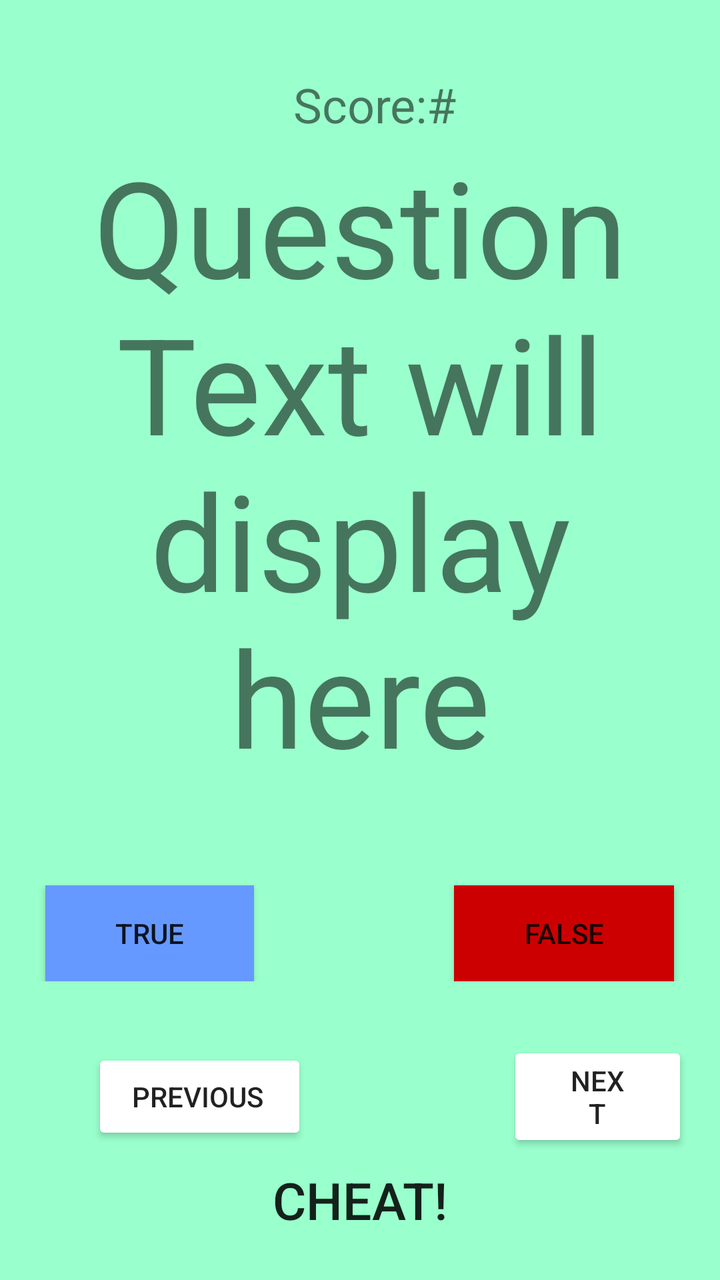
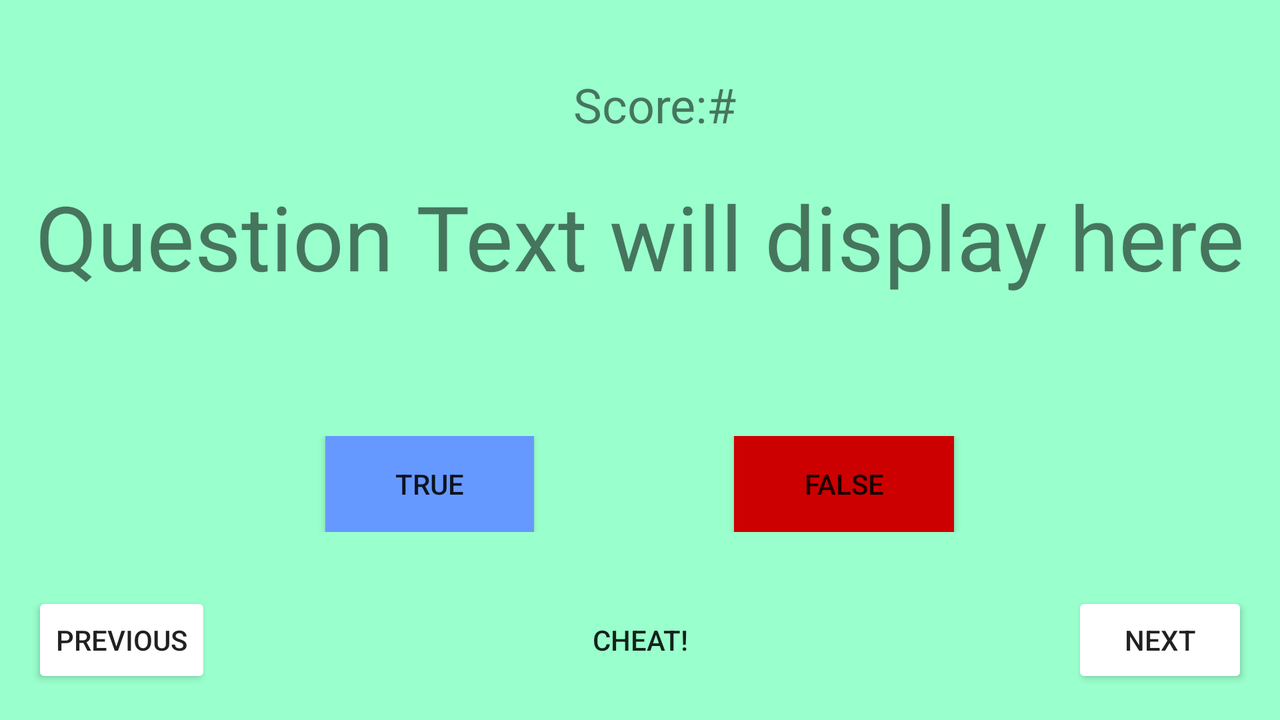

One screen, two layout resources from the same app: the default and the repository's alternative for another configuration. Each is rendered where Android would select it; the XML of both is given below.
<!-- AndroidManifest.xml: application theme AppTheme -->
<!-- res/layout/activity_quiz.xml -->
<?xml version="1.0" encoding="utf-8"?>
<LinearLayout
        xmlns:android="http://schemas.android.com/apk/res/android"
        xmlns:app="http://schemas.android.com/apk/res-auto"
        xmlns:tools="http://schemas.android.com/tools"
        android:layout_width="match_parent"
        android:layout_height="match_parent"
        android:background="#99ffcc"
        android:padding="16dp" android:orientation="vertical">
    
    <LinearLayout
            android:layout_width="match_parent"
            android:layout_height="wrap_content"
            android:orientation="horizontal"
            android:layout_marginTop="20dp" android:gravity="center">
        <TextView
                android:textSize="24sp"
                android:text="@string/Score" android:textAlignment="textEnd" android:layout_height="wrap_content"
                android:layout_width="wrap_content" android:layout_weight="1"/>

        <TextView
                android:id="@+id/score_text_view"
                android:layout_width="0dp"
                android:layout_height="wrap_content"
                android:textSize="24sp"
                android:layout_weight="1" tools:text="#" android:textAlignment="textStart"/>
    </LinearLayout>

    <TextView
            android:id="@+id/question_text_view"
            android:layout_width="match_parent"
            android:layout_height="0dp"
            android:layout_weight="1"
            android:gravity="center"
            app:autoSizeTextType="uniform"
            tools:text="Question Text will display here"/>
    <RadioGroup
            android:id="@+id/selection_radio_group"
            android:layout_width="match_parent"
            android:orientation="horizontal"
            android:gravity="center"
            android:layout_marginTop="50dp"
            android:layout_marginBottom="30dp"
            android:layout_height="wrap_content">
        <Button
                android:id="@+id/true_button"
                android:layout_width="wrap_content"
                android:background="@color/true_button_color"
                android:layout_marginRight="50dp"
                android:paddingLeft="35dp"
                android:paddingRight="35dp"
                android:text="@string/True"
                android:layout_gravity="center"
                android:layout_height="match_parent"/>
        <Button
                android:id="@+id/false_button"
                android:layout_height="wrap_content"
                android:layout_width="wrap_content"
                android:layout_marginLeft="50dp"
                android:paddingLeft="35dp"
                android:paddingRight="35dp"
                android:text="@string/False"
                android:layout_gravity="center"
                android:background="@color/false_button_color"
                />

    </RadioGroup>
    <RadioGroup
            android:id="@+id/direction_radio_group"
            android:layout_width="match_parent"
            android:orientation="horizontal"
            android:layout_height="wrap_content">
        <Button
                android:id="@+id/previous_button"
                android:layout_width="wrap_content"
                android:layout_height="wrap_content"
                android:layout_marginLeft="30dp"
                android:paddingLeft="20dp"
                android:paddingRight="22dp"
                android:layout_gravity="center"
                app:autoSizeTextType="uniform"
                android:text="@string/Previous"
                android:backgroundTintMode="@color/direction_button_color"

        />

        <Button
                android:id="@+id/next_button"
                android:layout_width="wrap_content"
                android:layout_height="wrap_content"
                android:layout_marginLeft="100dp"
                android:paddingLeft="30dp"
                android:paddingRight="30dp"
                app:autoSizeTextType="uniform"
                android:text="@string/Next"
                android:layout_gravity="center"
                android:backgroundTintMode="@color/direction_button_color"

        />

    </RadioGroup>
    <RelativeLayout
            android:id="@+id/cheat_button_group"
            android:layout_width="match_parent"
            android:orientation="horizontal"
            android:layout_height="wrap_content">
        <Button
                android:id="@+id/select_cheat_button"
                android:layout_width="wrap_content"
                android:layout_height="wrap_content"
                android:layout_centerInParent="true"

                android:gravity="center"
                app:autoSizeTextType="uniform"
                android:text="@string/cheat"
                android:background="@drawable/my_button_bg"

        />


    </RelativeLayout>
</LinearLayout>
<!-- resources referenced by this layout -->
<resources>
  <color name="direction_button_color">#6699ff</color>
  <color name="false_button_color">#cc0000</color>
  <color name="true_button_color">#6699ff</color>
  <string name="False">FALSE</string>
  <string name="Next">NEXT</string>
  <string name="Previous">PREVIOUS</string>
  <string name="Score">Score: </string>
  <string name="True">TRUE</string>
  <string name="cheat">CHEAT!</string>
  <style name="AppTheme" parent="Theme.AppCompat.Light.DarkActionBar">
          
          <item name="colorPrimary">@color/colorPrimary</item>
          <item name="colorPrimaryDark">@color/colorPrimaryDark</item>
          <item name="colorAccent">@color/colorAccent</item>
      </style>
  <color name="colorPrimary">#008577</color>
  <color name="colorPrimaryDark">#00574B</color>
  <color name="colorAccent">#D81B60</color>
</resources>
<!-- res/layout-land/activity_quiz.xml (the repository's variant of the layout above) -->
<!-- drawn on the phone turned sideways -->
<?xml version="1.0" encoding="utf-8"?>
<LinearLayout
        xmlns:android="http://schemas.android.com/apk/res/android"
        xmlns:app="http://schemas.android.com/apk/res-auto"
        xmlns:tools="http://schemas.android.com/tools"
        android:layout_width="match_parent"
        android:layout_height="match_parent"
        android:background="#99ffcc"
        android:padding="16dp" android:orientation="vertical">
    
    <LinearLayout
            android:layout_width="match_parent"
            android:layout_height="wrap_content"
            android:orientation="horizontal"
            android:layout_marginTop="20dp" android:gravity="center">
        <TextView
                android:textSize="24sp"
                android:text="@string/Score" android:textAlignment="textEnd" android:layout_height="wrap_content"
                android:layout_width="wrap_content" android:layout_weight="1"/>

        <TextView
                android:id="@+id/score_text_view"
                android:layout_width="0dp"
                android:layout_height="wrap_content"
                android:textSize="24sp"
                android:layout_weight="1" tools:text="#" android:textAlignment="textStart"/>
    </LinearLayout>

    <TextView
            android:id="@+id/question_text_view"
            android:layout_width="match_parent"
            android:layout_height="0dp"
            android:layout_weight="1"
            app:autoSizeTextType="uniform"
            android:gravity="center"
            tools:text="Question Text will display here"/>
    <RadioGroup
            android:id="@+id/selection_radio_group"
            android:layout_width="match_parent"
            android:orientation="horizontal"
            android:gravity="center"
            android:layout_marginTop="50dp"
            android:layout_marginBottom="30dp"
            android:layout_height="wrap_content">
        <Button
                android:id="@+id/true_button"
                android:layout_width="wrap_content"
                android:background="@color/true_button_color"
                android:layout_marginRight="50dp"
                android:paddingLeft="35dp"
                android:paddingRight="35dp"
                android:text="@string/True"
                android:layout_gravity="center"
                android:layout_height="match_parent"/>
        <Button
                android:id="@+id/false_button"
                android:layout_height="wrap_content"
                android:layout_width="wrap_content"
                android:layout_marginLeft="50dp"
                android:paddingLeft="35dp"
                android:paddingRight="35dp"
                android:text="@string/False"
                android:layout_gravity="center"
                android:background="@color/false_button_color"
        />

    </RadioGroup>
    <FrameLayout
            android:id="@+id/direction_radio_group"
            android:layout_width="match_parent"
            android:layout_height="wrap_content">
        <Button
                android:id="@+id/previous_button"
                android:layout_width="wrap_content"
                android:layout_height="wrap_content"
                android:layout_gravity="start"
                android:text="@string/Previous"
                android:backgroundTintMode="@color/direction_button_color"

        />


        <Button
                android:id="@+id/select_cheat_button"
                android:layout_width="wrap_content"
                android:layout_height="wrap_content"
                android:layout_gravity="center"
                android:text="@string/cheat"
                android:background="@drawable/my_button_bg"

        />

        <Button
                android:id="@+id/next_button"
                android:layout_width="wrap_content"
                android:layout_height="wrap_content"
                android:text="@string/Next"
                android:layout_gravity="end"
                android:backgroundTintMode="@color/direction_button_color"

        />

    </FrameLayout>

</LinearLayout>
